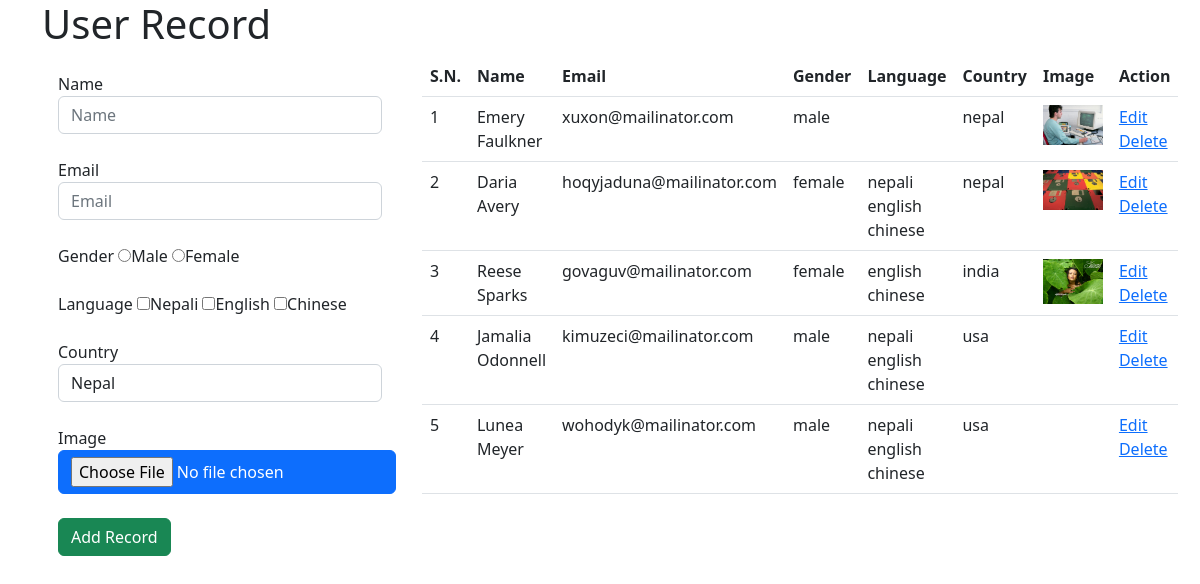
The page / on the database its author committed.
### record/models.py (models this page shows)
class Users(models.Model):
    gender_field = [
        ('male', 'Male'),
        ('female', 'Female'),
    ]
    language_field =[
        ('nepali', 'Nepali'),
        ('english', 'English'),
        ('chinese', 'Chinese')
    ]
    name = models.CharField(max_length=255)
    email = models.EmailField()
    gender = models.CharField(choices=gender_field, max_length=10)
    language = models.CharField(choices=language_field, max_length=100)
    country = models.CharField(max_length=100)
    image = models.ImageField(upload_to='user_gallery', blank=True, null=True)
    def get_language(self):
        lang = self.language
        lang_object = lang.split(',')
        return lang_object

### record/views.py (the view)
# urls.py: path("", views.index, name='index'),
def index(request):
    if request.method == 'POST':
        name = request.POST['name']
        email = request.POST['email']
        user_object = Users.objects.filter(email=email).count()
        if user_object > 0:
            messages.success(request, "Email already exists.")
            return redirect(request.META.get('HTTP_REFERER'))
        gender = request.POST['gender']
        country = request.POST['country']
        language = request.POST.getlist('language')
        language_list = ','.join(map(str, language))
        image = ''
        if request.FILES:
            image=request.FILES['image']
        obj = Users.objects.create(
            name = name,
            email = email,
            gender = gender,
            country = country,
            language = language_list,
            image = image
        )
        obj.save()
        messages.success(request, 'Data inserted successfully!')
        return redirect(request.META.get('HTTP_REFERER'))
    else:
        content={
            'userData' : Users.objects.all()
        }
        return render(request, 'index.html', content)

### templates/index.html (shortened to what this page needs)
{% extends 'layouts.html' %}
{% block content %}
<div class="row">
    <div class="col-md-12">
        <h1>User Record</h1>
    </div>
</div>
<div class="row">
    <div class="col-md-4">
        <form action="" method="post" enctype="multipart/form-data">
            <div class="form-group m-2 p-2">
                <label for="name">Name</label>
                <input type="text" name="name" id="name" class="form-control" placeholder="Name" required>
            </div>
            <div class="form-group m-2 p-2">
                <label for="email">Email</label>
                <input type="email" name="email" id="email" class="form-control" placeholder="Email" required>
            </div>
            <div class="form-group m-2 p-2">
                <label for="geder">Gender</label>
                <label><input type="radio" name="gender" value="male">Male</label>
                <label><input type="radio" name="gender" value="female">Female</label>
            </div>
            <div class="form-group m-2 p-2">
                <label for="language">Language</label>
                <label><input type="checkbox" name="language" value="nepali">Nepali</label>
                <label><input type="checkbox" name="language" value="english">English</label>
                <label><input type="checkbox" name="language" value="chinese">Chinese</label>
            </div>
            <div class="form-group m-2 p-2">
                <label for="country">Country</label>
                <select name="country" id="country" class="form-control">
                    <option value="nepal">Nepal</option>
                </select>
            </div>
            <div class="form-group m-2 p-2">
                <label for="image">Image</label>
                <input type="file" name="image" id="image" class="btn btn-primary">
            </div>
            <div class="form-group m-2 p-2">
                <button class="btn btn-success">Add Record</button>
            </div>
        </form>
    </div>
    <div class="col-md-8">
        <table class="table table-hover">
            <thead>
                <tr>
                    <th>S.N.</th>
                    <th>Name</th>
                    <th>Email</th>
                    <th>Gender</th>
                    <th>Language</th>
                    <th>Country</th>
                    <th>Image</th>
                    <th>Action</th>
                </tr>
            </thead>
            <tbody>
                {% for user in userData %}
                <tr>
                    <td>{{ forloop.counter }}</td>
                    <td>{{ user.name }}</td>
                    <td>{{ user.email }}</td>
                    <td>{{ user.gender }}</td>
                    <td>
                        {% for language in user.get_language %}
                        {{ language}}
                        {% endfor %}
                    </td>
                    <td>{{ user.country }}</td>
                    <td>
                        {% if user.image %}
                        <img src="{{ user.image.url }}" width="60px" alt="">
                        {% endif %}
                    </td>
                    <td>
                        <a href=" {% url 'edit' user.id %} ">Edit</a>
                        <a href=" {% url 'delete' user.id %} ">Delete</a>
                    </td>
                </tr>
                {% endfor %}
            </tbody>
        </table>
    </div>
</div>
{% endblock content %}

### templates/layouts.html (shortened to what this page needs)
<!DOCTYPE html>
{% load static %}
<html lang="en">
<head>
    <link rel="stylesheet" href="{% static 'css/bootstrap.css' %}">
</head>
<body>
    <div class="container">
        <div class="row">
            <div class="col-md-12">
                {% block content %}
                {% endblock content %}
            </div>
        </div>
    </div>
</body>
</html>

### rows shown on the page
Users: name "Emery Faulkner", email "xuxon@mailinator.com", gender "male", country "nepal", image (picture)
Users: name "Daria Avery", email "hoqyjaduna@mailinator.com", gender "female", get_language "nepali" "english" "chinese", country "nepal", image (picture)
Users: name "Reese Sparks", email "govaguv@mailinator.com", gender "female", get_language "english" "chinese", country "india", image (picture)
Users: name "Jamalia Odonnell", email "kimuzeci@mailinator.com", gender "male", get_language "nepali" "english" "chinese", country "usa"
Users: name "Lunea Meyer", email "wohodyk@mailinator.com", gender "male", get_language "nepali" "english" "chinese", country "usa"
